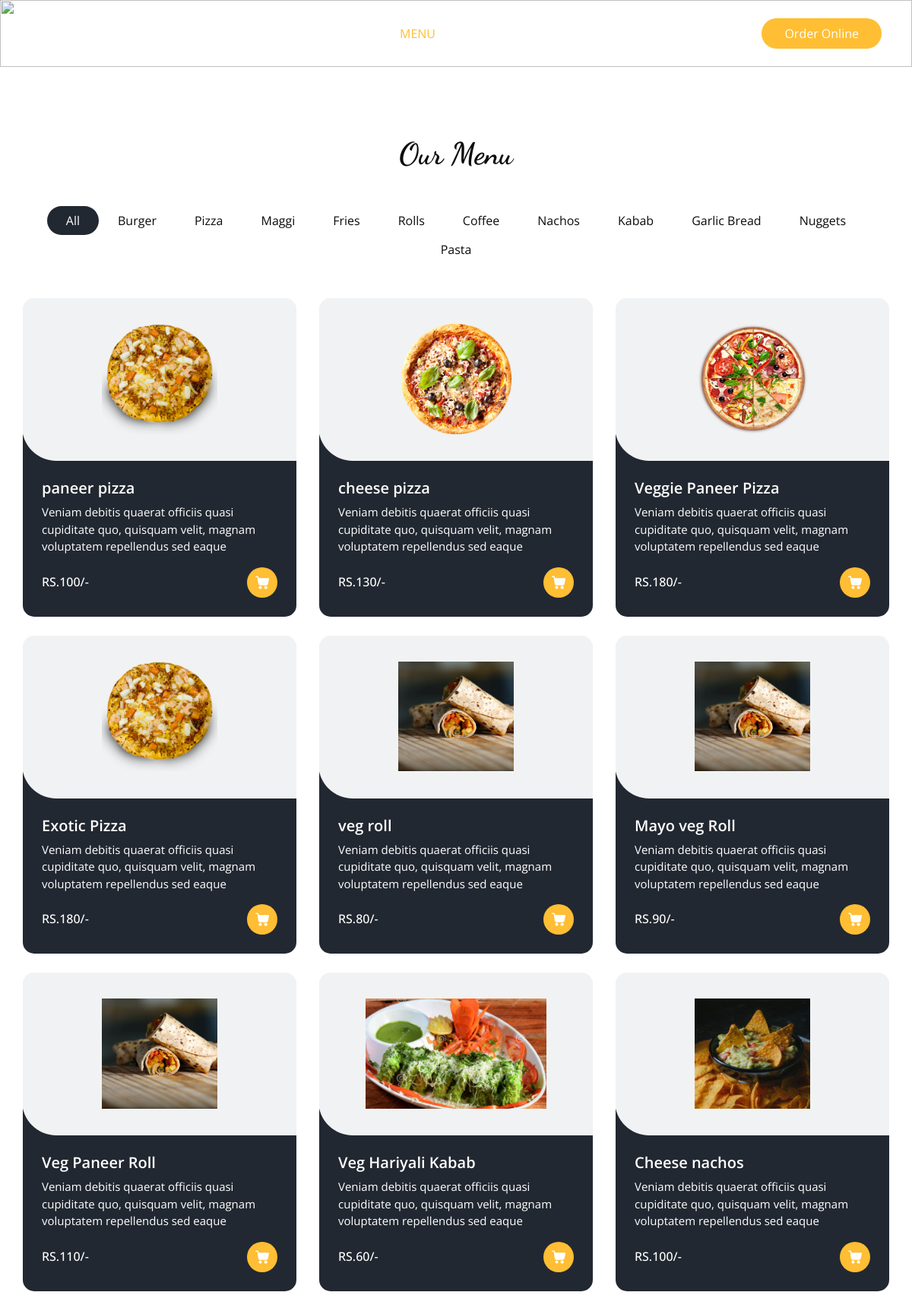
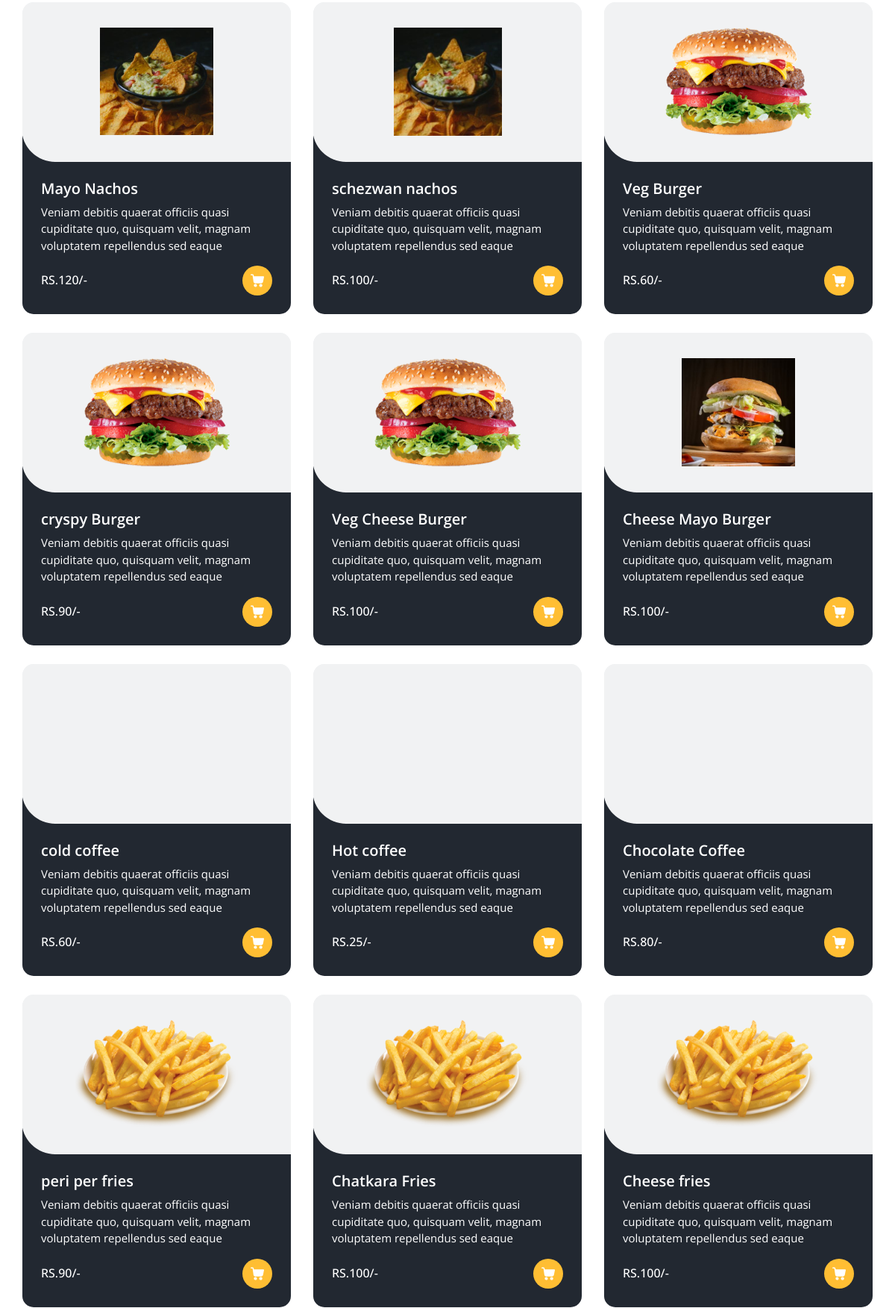
The app's page /menu/ (upper part) with its own data (2 pictures, top to bottom).
### myapp/models.py (models this page shows, shortened)
class Sub_Item(models.Model):
    main_item = models.ForeignKey(Item,on_delete=models.CASCADE)
    subitem_name = models.CharField(max_length=20)
    price = models.IntegerField()
    size = models.CharField(max_length=10,null=True,blank=True)
    pic = models.FileField(upload_to='Items',null=True,blank=True)

### myapp/views.py (the view)
# urls.py: path('menu/', views.menu, name='menu'),
def menu(request):
    all_item = Sub_Item.objects.all()
    return render(request,'menu.html',{'all_items':all_item})

### myapp/templates/menu.html (shortened to what this page needs)
{% load static %}
<!DOCTYPE html>
<html>
<head>
  <link rel="stylesheet" type="text/css" href="{% static 'css/bootstrap.css' %}" />
  <link rel="stylesheet" type="text/css" href="{% static 'assets/owl.carousel.min.css' %}" />
  <link rel="stylesheet" href="https://cdnjs.cloudflare.com/ajax/libs/jquery-nice-select/1.1.0/css/nice-select.min.css" />
  <link href="{% static 'css/font-awesome.min.css' %}" rel="stylesheet" />
  <link href="{% static 'css/style.css' %}" rel="stylesheet" />
  <link href="{% static 'css/responsive.css' %}" rel="stylesheet" />
</head>
<body class="sub_page">
  <div class="hero_area">
    <div class="bg-box">
      <img src="{% static 'images/hero-bg.jpg' %}" alt="">
    </div>
    <header class="header_section">
      <div class="container">
        <nav class="navbar navbar-expand-lg custom_nav-container ">
          <a class="navbar-brand" href="index.html">
            <span>
            </span>
          </a>
          <div class="collapse navbar-collapse" id="navbarSupportedContent">
            <ul class="navbar-nav  mx-auto ">
              <li class="nav-item">
                <a class="nav-link" href="{% url 'index' %}">Home </a>
              </li>
              <li class="nav-item active">
                <a class="nav-link" href="menu.html">Menu <span class="sr-only">(current)</span> </a>
              </li>
              <li class="nav-item">
                <a class="nav-link" href="about.html">About</a>
              </li>
              <li class="nav-item">
                <a class="nav-link" href="book.html">Book Table</a>
              </li>
            </ul>
            <div class="user_option">
              <a href="" class="user_link">
                <i class="fa fa-user" aria-hidden="true"></i>
              </a>
              <a class="cart_link" href="{% url 'Cart1' %}">
              </a>
              <form class="form-inline">
                <button class="btn  my-2 my-sm-0 nav_search-btn" type="submit">
                  <i class="fa fa-search" aria-hidden="true"></i>
                </button>
              </form>
              <a href="" class="order_online">
                Order Online
              </a>
            </div>
          </div>
        </nav>
      </div>
    </header>
  </div>
  <section class="food_section layout_padding">
    <div class="container">
      <div class="heading_container heading_center">
        <h2>
          Our Menu
        </h2>
      </div>
      <ul class="filters_menu">
        <li class="active" data-filter="*">All</li>
        <li data-filter=".burger">Burger</li>
        <li data-filter=".pizza">Pizza</li>
        <li data-filter=".maggi">Maggi</li>
        <li data-filter=".fries">Fries</li>
        <li data-filter=".Rolls">Rolls</li>
        <li data-filter=".Coffee">Coffee</li>
        <li data-filter=".Nachos">Nachos</li>
        <li data-filter=".Kabab">Kabab</li>
        <li data-filter=".GarlicBread">Garlic Bread</li>
        <li data-filter=".Nuggets">Nuggets</li>
        <li data-filter=".Pasta">Pasta</li>
      </ul>
      <div class="filters-content">
        <div class="row grid">
          {% for i in all_items %}
          {% if i.main_item.name == 'pizza' %}
          <div class="col-sm-6 col-lg-4 all pizza">
            <div class="box">
              <div>
                <div class="img-box">
                  <img src="{{i.pic.url}}" alt="">
                </div>
                <div class="detail-box">
                  <h5>
                    {{i.subitem_name}}
                  </h5>
                  <p>
                    Veniam debitis quaerat officiis quasi cupiditate quo, quisquam velit, magnam voluptatem repellendus sed eaque
                  </p>
                  <div class="options">
                    <h6>
                      RS.{{i.price}}/-
                    </h6>
                      <a href="{% url 'cart' i.id %}">
                    </a>
                  </div>
                </div>
              </div>
            </div>
          </div>
          {% endif %}
          {% if i.main_item.name == 'Burger' %}
          <div class="col-sm-6 col-lg-4 all burger">
            <div class="box">
              <div>
                <div class="img-box">
                  <img src="{{i.pic.url}}" alt="">
                </div>
                <div class="detail-box">
                  <h5>
                    {{i.subitem_name}}
                  </h5>
                  <p>
                    Veniam debitis quaerat officiis quasi cupiditate quo, quisquam velit, magnam voluptatem repellendus sed eaque
                  </p>
                  <div class="options">
                    <h6>
                      RS.{{i.price}}/-
                    </h6>
                      <a href="{% url 'cart' i.id %}">
                    </a>
                  </div>
                </div>
              </div>
            </div>
          </div>
          {% endif %}
          {% if i.main_item.name == 'fries' %}
          <div class="col-sm-6 col-lg-4 all fries">
            <div class="box">
              <div>
                <div class="img-box">
                  <img src="{{i.pic.url}}" alt="">
                </div>
                <div class="detail-box">
                  <h5>
                    {{i.subitem_name}}
                  </h5>
                  <p>
                    Veniam debitis quaerat officiis quasi cupiditate quo, quisquam velit, magnam voluptatem repellendus sed eaque
                  </p>
                  <div class="options">
                    <h6>
                      RS.{{i.price}}/-
                    </h6>
                      <a href="{% url 'cart' i.id %}">
                    </a>
                  </div>
                </div>
              </div>
            </div>
          </div>
          {% endif %}
          {% if i.main_item.name == 'Rolls' %}
          <div class="col-sm-6 col-lg-4 all Rolls">
            <div class="box">
              <div>
                <div class="img-box">
                  <img src="{{i.pic.url}}" alt="">
                </div>
                <div class="detail-box">
                  <h5>
                    {{i.subitem_name}}
                  </h5>
                  <p>
                    Veniam debitis quaerat officiis quasi cupiditate quo, quisquam velit, magnam voluptatem repellendus sed eaque
                  </p>
                  <div class="options">
                    <h6>
                      RS.{{i.price}}/-
                    </h6>
                      <a href="{% url 'cart' i.id %}">
                    </a>
                  </div>
                </div>
              </div>
            </div>
          </div>
          {% endif %}
          {% if i.main_item.name == 'Coffee' %}
          <div class="col-sm-6 col-lg-4 all Coffee">
            <div class="box">
              <div>
                <div class="img-box">
                </div>
                <div class="detail-box">
                  <h5>
                    {{i.subitem_name}}
                  </h5>
                  <p>
                    Veniam debitis quaerat officiis quasi cupiditate quo, quisquam velit, magnam voluptatem repellendus sed eaque
                  </p>
                  <div class="options">
                    <h6>
                      RS.{{i.price}}/-
                    </h6>
                      <a href="{% url 'cart' i.id %}">
                    </a>
                  </div>
                </div>
              </div>
            </div>
          </div>
          {% endif %}
          {% if i.main_item.name == 'Nachos' %}
          <div class="col-sm-6 col-lg-4 all Nachos">
            <div class="box">
              <div>
                <div class="img-box">
                  <img src="{{i.pic.url}}" alt="">
                </div>
                <div class="detail-box">
                  <h5>
                    {{i.subitem_name}}
                  </h5>
                  <p>
                    Veniam debitis quaerat officiis quasi cupiditate quo, quisquam velit, magnam voluptatem repellendus sed eaque
                  </p>
                  <div class="options">
                    <h6>
                      RS.{{i.price}}/-
                    </h6>
                      <a href="{% url 'cart' i.id %}">
                    </a>
                  </div>
                </div>
              </div>
            </div>
          </div>
          {% endif %}
          {% if i.main_item.name == 'Kabab' %}
          <div class="col-sm-6 col-lg-4 all Kabab">
            <div class="box">
              <div>
                <div class="img-box">
                  <img src="{{i.pic.url}}" alt="">
                </div>
                <div class="detail-box">
                  <h5>
                    {{i.subitem_name}}
                  </h5>
                  <p>
                    Veniam debitis quaerat officiis quasi cupiditate quo, quisquam velit, magnam voluptatem repellendus sed eaque
                  </p>
                  <div class="options">
                    <h6>
                      RS.{{i.price}}/-
                    </h6>
                      <a href="{% url 'cart' i.id %}">
                    </a>
                  </div>
                </div>
              </div>
            </div>
          </div>
          {% endif %}
          {% endfor %}
        </div>
      </div>
    </div>
  </section>
      </body>
      </html>

### myapp/static/css/responsive.css (style rules this page uses)
@media (min-width: 1200px) { .container { max-width: 1170px; } }

### records on screen
Sub_Item: pic (picture), subitem_name "paneer pizza", price "100"
Sub_Item: pic (picture), subitem_name "cheese pizza", price "130"
Sub_Item: pic (picture), subitem_name "Veggie Paneer Pizza", price "180"
Sub_Item: pic (picture), subitem_name "Exotic Pizza", price "180"
Sub_Item: pic (picture), subitem_name "veg roll", price "80"
Sub_Item: pic (picture), subitem_name "Mayo veg Roll", price "90"
Sub_Item: pic (picture), subitem_name "Veg Paneer Roll", price "110"
Sub_Item: pic (picture), subitem_name "Veg Hariyali Kabab", price "60"
Sub_Item: pic (picture), subitem_name "Cheese nachos", price "100"
Sub_Item: pic (picture), subitem_name "Mayo Nachos", price "120"
Sub_Item: pic (picture), subitem_name "schezwan nachos", price "100"
Sub_Item: pic (picture), subitem_name "Veg Burger", price "60"
Sub_Item: pic (picture), subitem_name "cryspy Burger", price "90"
Sub_Item: pic (picture), subitem_name "Veg Cheese Burger", price "100"
Sub_Item: pic (picture), subitem_name "Cheese Mayo Burger", price "100"
Sub_Item: subitem_name "cold coffee", price "60"
Sub_Item: subitem_name "Hot coffee", price "25"
Sub_Item: subitem_name "Chocolate Coffee", price "80"
Sub_Item: pic (picture), subitem_name "peri per fries", price "90"
Sub_Item: pic (picture), subitem_name "Chatkara Fries", price "100"
Sub_Item: pic (picture), subitem_name "Cheese fries", price "100"
